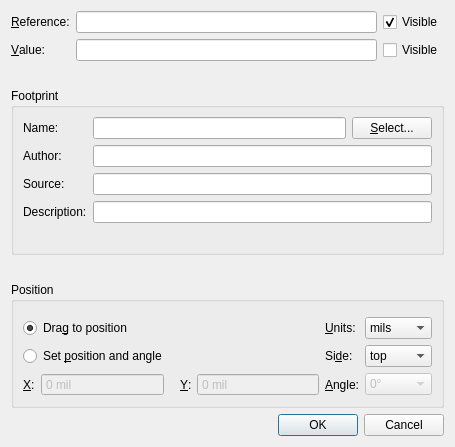
<?xml version="1.0" encoding="UTF-8"?>
<ui version="4.0">
 <class>EditPartDialog</class>
 <widget class="QDialog" name="EditPartDialog">
  <property name="windowModality">
   <enum>Qt::WindowModal</enum>
  </property>
  <property name="geometry">
   <rect>
    <x>0</x>
    <y>0</y>
    <width>455</width>
    <height>447</height>
   </rect>
  </property>
  <property name="windowTitle">
   <string>Edit Part</string>
  </property>
  <property name="modal">
   <bool>true</bool>
  </property>
  <layout class="QVBoxLayout" name="verticalLayout">
   <item>
    <layout class="QGridLayout" name="gridLayout_2">
     <item row="0" column="0">
      <widget class="QLabel" name="label">
       <property name="text">
        <string>&amp;Reference:</string>
       </property>
       <property name="buddy">
        <cstring>refdesEdit</cstring>
       </property>
      </widget>
     </item>
     <item row="0" column="1">
      <widget class="QLineEdit" name="refdesEdit"/>
     </item>
     <item row="1" column="0">
      <widget class="QLabel" name="label_2">
       <property name="text">
        <string>&amp;Value:</string>
       </property>
       <property name="buddy">
        <cstring>valueEdit</cstring>
       </property>
      </widget>
     </item>
     <item row="1" column="1">
      <widget class="QLineEdit" name="valueEdit"/>
     </item>
     <item row="0" column="2">
      <widget class="QCheckBox" name="refdesVis">
       <property name="text">
        <string>Visible</string>
       </property>
       <property name="checked">
        <bool>true</bool>
       </property>
      </widget>
     </item>
     <item row="1" column="2">
      <widget class="QCheckBox" name="valueVis">
       <property name="text">
        <string>Visible</string>
       </property>
      </widget>
     </item>
    </layout>
   </item>
   <item>
    <spacer name="verticalSpacer">
     <property name="orientation">
      <enum>Qt::Vertical</enum>
     </property>
     <property name="sizeHint" stdset="0">
      <size>
       <width>20</width>
       <height>40</height>
      </size>
     </property>
    </spacer>
   </item>
   <item>
    <widget class="QGroupBox" name="groupBox">
     <property name="title">
      <string>Footprint</string>
     </property>
     <layout class="QVBoxLayout" name="verticalLayout_2">
      <item>
       <layout class="QGridLayout" name="gridLayout">
        <property name="sizeConstraint">
         <enum>QLayout::SetDefaultConstraint</enum>
        </property>
        <item row="0" column="0">
         <widget class="QLabel" name="label_3">
          <property name="text">
           <string>Name:</string>
          </property>
          <property name="buddy">
           <cstring>fpNameEdit</cstring>
          </property>
         </widget>
        </item>
        <item row="0" column="1">
         <layout class="QHBoxLayout" name="horizontalLayout">
          <item>
           <widget class="QLineEdit" name="fpNameEdit">
            <property name="readOnly">
             <bool>true</bool>
            </property>
           </widget>
          </item>
          <item>
           <widget class="QPushButton" name="fpSelButton">
            <property name="text">
             <string>&amp;Select...</string>
            </property>
           </widget>
          </item>
         </layout>
        </item>
        <item row="6" column="0">
         <widget class="QLabel" name="label_4">
          <property name="text">
           <string>Author:</string>
          </property>
          <property name="buddy">
           <cstring>authorEdit</cstring>
          </property>
         </widget>
        </item>
        <item row="6" column="1">
         <widget class="QLineEdit" name="authorEdit">
          <property name="readOnly">
           <bool>true</bool>
          </property>
         </widget>
        </item>
        <item row="7" column="0">
         <widget class="QLabel" name="label_5">
          <property name="text">
           <string>Source:</string>
          </property>
          <property name="buddy">
           <cstring>sourceEdit</cstring>
          </property>
         </widget>
        </item>
        <item row="7" column="1">
         <widget class="QLineEdit" name="sourceEdit">
          <property name="readOnly">
           <bool>true</bool>
          </property>
         </widget>
        </item>
        <item row="8" column="0">
         <widget class="QLabel" name="label_6">
          <property name="text">
           <string>Description:</string>
          </property>
          <property name="buddy">
           <cstring>descEdit</cstring>
          </property>
         </widget>
        </item>
        <item row="8" column="1">
         <widget class="QLineEdit" name="descEdit">
          <property name="readOnly">
           <bool>true</bool>
          </property>
         </widget>
        </item>
       </layout>
      </item>
      <item>
       <spacer name="verticalSpacer_2">
        <property name="orientation">
         <enum>Qt::Vertical</enum>
        </property>
        <property name="sizeHint" stdset="0">
         <size>
          <width>20</width>
          <height>40</height>
         </size>
        </property>
       </spacer>
      </item>
     </layout>
    </widget>
   </item>
   <item>
    <spacer name="verticalSpacer_3">
     <property name="orientation">
      <enum>Qt::Vertical</enum>
     </property>
     <property name="sizeHint" stdset="0">
      <size>
       <width>20</width>
       <height>40</height>
      </size>
     </property>
    </spacer>
   </item>
   <item>
    <widget class="QGroupBox" name="groupBox_3">
     <property name="title">
      <string>Position</string>
     </property>
     <layout class="QVBoxLayout" name="verticalLayout_3">
      <item>
       <layout class="QGridLayout" name="gridLayout_3">
        <property name="topMargin">
         <number>6</number>
        </property>
        <item row="0" column="2">
         <widget class="QComboBox" name="unitsBox">
          <property name="enabled">
           <bool>true</bool>
          </property>
          <item>
           <property name="text">
            <string>mils</string>
           </property>
          </item>
          <item>
           <property name="text">
            <string>mm</string>
           </property>
          </item>
         </widget>
        </item>
        <item row="0" column="0">
         <widget class="QRadioButton" name="dragPosRadio">
          <property name="text">
           <string>Dra&amp;g to position</string>
          </property>
          <property name="checked">
           <bool>true</bool>
          </property>
         </widget>
        </item>
        <item row="0" column="1">
         <widget class="QLabel" name="label_11">
          <property name="text">
           <string>&amp;Units:</string>
          </property>
          <property name="buddy">
           <cstring>unitsBox</cstring>
          </property>
         </widget>
        </item>
        <item row="1" column="0">
         <widget class="QRadioButton" name="setPosRadio">
          <property name="enabled">
           <bool>true</bool>
          </property>
          <property name="text">
           <string>Set &amp;position and angle</string>
          </property>
          <property name="checked">
           <bool>false</bool>
          </property>
         </widget>
        </item>
        <item row="1" column="1">
         <widget class="QLabel" name="label_10">
          <property name="text">
           <string>Si&amp;de:</string>
          </property>
          <property name="buddy">
           <cstring>sideBox</cstring>
          </property>
         </widget>
        </item>
        <item row="1" column="2">
         <widget class="QComboBox" name="sideBox">
          <property name="enabled">
           <bool>true</bool>
          </property>
          <item>
           <property name="text">
            <string>top</string>
           </property>
          </item>
          <item>
           <property name="text">
            <string>bottom</string>
           </property>
          </item>
         </widget>
        </item>
        <item row="2" column="0">
         <layout class="QHBoxLayout" name="horizontalLayout_2">
          <item>
           <widget class="QLabel" name="label_7">
            <property name="sizePolicy">
             <sizepolicy hsizetype="Maximum" vsizetype="Preferred">
              <horstretch>0</horstretch>
              <verstretch>0</verstretch>
             </sizepolicy>
            </property>
            <property name="text">
             <string>&amp;X:</string>
            </property>
            <property name="buddy">
             <cstring>xPos</cstring>
            </property>
           </widget>
          </item>
          <item>
           <widget class="QDoubleSpinBox" name="xPos">
            <property name="enabled">
             <bool>false</bool>
            </property>
            <property name="sizePolicy">
             <sizepolicy hsizetype="Expanding" vsizetype="Fixed">
              <horstretch>0</horstretch>
              <verstretch>0</verstretch>
             </sizepolicy>
            </property>
            <property name="buttonSymbols">
             <enum>QAbstractSpinBox::NoButtons</enum>
            </property>
            <property name="suffix">
             <string> mil</string>
            </property>
            <property name="decimals">
             <number>0</number>
            </property>
            <property name="minimum">
             <double>-32000.000000000000000</double>
            </property>
            <property name="maximum">
             <double>32000.000000000000000</double>
            </property>
            <property name="value">
             <double>0.000000000000000</double>
            </property>
           </widget>
          </item>
          <item>
           <spacer name="horizontalSpacer">
            <property name="orientation">
             <enum>Qt::Horizontal</enum>
            </property>
            <property name="sizeType">
             <enum>QSizePolicy::Fixed</enum>
            </property>
            <property name="sizeHint" stdset="0">
             <size>
              <width>10</width>
              <height>1</height>
             </size>
            </property>
           </spacer>
          </item>
          <item>
           <widget class="QLabel" name="label_8">
            <property name="sizePolicy">
             <sizepolicy hsizetype="Maximum" vsizetype="Preferred">
              <horstretch>0</horstretch>
              <verstretch>0</verstretch>
             </sizepolicy>
            </property>
            <property name="text">
             <string>&amp;Y:</string>
            </property>
            <property name="buddy">
             <cstring>yPos</cstring>
            </property>
           </widget>
          </item>
          <item>
           <widget class="QDoubleSpinBox" name="yPos">
            <property name="enabled">
             <bool>false</bool>
            </property>
            <property name="sizePolicy">
             <sizepolicy hsizetype="Expanding" vsizetype="Fixed">
              <horstretch>0</horstretch>
              <verstretch>0</verstretch>
             </sizepolicy>
            </property>
            <property name="buttonSymbols">
             <enum>QAbstractSpinBox::NoButtons</enum>
            </property>
            <property name="suffix">
             <string> mil</string>
            </property>
            <property name="decimals">
             <number>0</number>
            </property>
            <property name="minimum">
             <double>-32000.000000000000000</double>
            </property>
            <property name="maximum">
             <double>32000.000000000000000</double>
            </property>
            <property name="value">
             <double>0.000000000000000</double>
            </property>
           </widget>
          </item>
         </layout>
        </item>
        <item row="2" column="2">
         <widget class="QComboBox" name="angleBox">
          <property name="enabled">
           <bool>false</bool>
          </property>
          <property name="sizePolicy">
           <sizepolicy hsizetype="Preferred" vsizetype="Fixed">
            <horstretch>0</horstretch>
            <verstretch>0</verstretch>
           </sizepolicy>
          </property>
          <item>
           <property name="text">
            <string>0°</string>
           </property>
          </item>
          <item>
           <property name="text">
            <string>90°</string>
           </property>
          </item>
          <item>
           <property name="text">
            <string>180°</string>
           </property>
          </item>
          <item>
           <property name="text">
            <string>270°</string>
           </property>
          </item>
         </widget>
        </item>
        <item row="2" column="1">
         <widget class="QLabel" name="label_9">
          <property name="sizePolicy">
           <sizepolicy hsizetype="Fixed" vsizetype="Preferred">
            <horstretch>0</horstretch>
            <verstretch>0</verstretch>
           </sizepolicy>
          </property>
          <property name="text">
           <string>&amp;Angle:</string>
          </property>
          <property name="buddy">
           <cstring>angleBox</cstring>
          </property>
         </widget>
        </item>
       </layout>
      </item>
     </layout>
    </widget>
   </item>
   <item>
    <widget class="QDialogButtonBox" name="buttonBox">
     <property name="orientation">
      <enum>Qt::Horizontal</enum>
     </property>
     <property name="standardButtons">
      <set>QDialogButtonBox::Cancel|QDialogButtonBox::Ok</set>
     </property>
    </widget>
   </item>
  </layout>
 </widget>
 <tabstops>
  <tabstop>refdesEdit</tabstop>
  <tabstop>refdesVis</tabstop>
  <tabstop>valueEdit</tabstop>
  <tabstop>valueVis</tabstop>
  <tabstop>fpSelButton</tabstop>
  <tabstop>fpNameEdit</tabstop>
  <tabstop>authorEdit</tabstop>
  <tabstop>sourceEdit</tabstop>
  <tabstop>descEdit</tabstop>
  <tabstop>dragPosRadio</tabstop>
  <tabstop>setPosRadio</tabstop>
  <tabstop>unitsBox</tabstop>
  <tabstop>sideBox</tabstop>
  <tabstop>xPos</tabstop>
  <tabstop>yPos</tabstop>
  <tabstop>angleBox</tabstop>
  <tabstop>buttonBox</tabstop>
 </tabstops>
 <resources/>
 <connections>
  <connection>
   <sender>buttonBox</sender>
   <signal>accepted()</signal>
   <receiver>EditPartDialog</receiver>
   <slot>accept()</slot>
   <hints>
    <hint type="sourcelabel">
     <x>227</x>
     <y>407</y>
    </hint>
    <hint type="destinationlabel">
     <x>157</x>
     <y>274</y>
    </hint>
   </hints>
  </connection>
  <connection>
   <sender>buttonBox</sender>
   <signal>rejected()</signal>
   <receiver>EditPartDialog</receiver>
   <slot>reject()</slot>
   <hints>
    <hint type="sourcelabel">
     <x>295</x>
     <y>413</y>
    </hint>
    <hint type="destinationlabel">
     <x>286</x>
     <y>274</y>
    </hint>
   </hints>
  </connection>
  <connection>
   <sender>setPosRadio</sender>
   <signal>toggled(bool)</signal>
   <receiver>xPos</receiver>
   <slot>setEnabled(bool)</slot>
   <hints>
    <hint type="sourcelabel">
     <x>146</x>
     <y>324</y>
    </hint>
    <hint type="destinationlabel">
     <x>142</x>
     <y>361</y>
    </hint>
   </hints>
  </connection>
  <connection>
   <sender>setPosRadio</sender>
   <signal>toggled(bool)</signal>
   <receiver>angleBox</receiver>
   <slot>setEnabled(bool)</slot>
   <hints>
    <hint type="sourcelabel">
     <x>184</x>
     <y>320</y>
    </hint>
    <hint type="destinationlabel">
     <x>388</x>
     <y>361</y>
    </hint>
   </hints>
  </connection>
  <connection>
   <sender>setPosRadio</sender>
   <signal>toggled(bool)</signal>
   <receiver>yPos</receiver>
   <slot>setEnabled(bool)</slot>
   <hints>
    <hint type="sourcelabel">
     <x>194</x>
     <y>332</y>
    </hint>
    <hint type="destinationlabel">
     <x>220</x>
     <y>364</y>
    </hint>
   </hints>
  </connection>
 </connections>
</ui>
